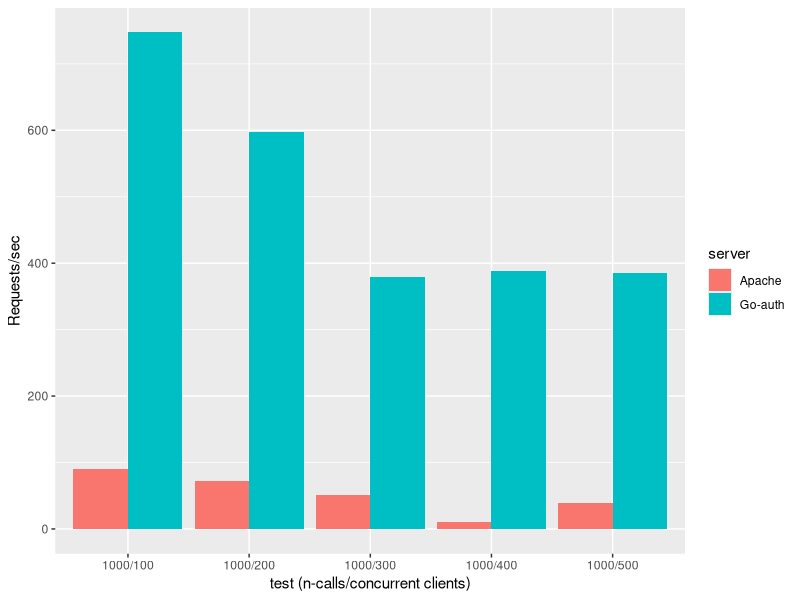
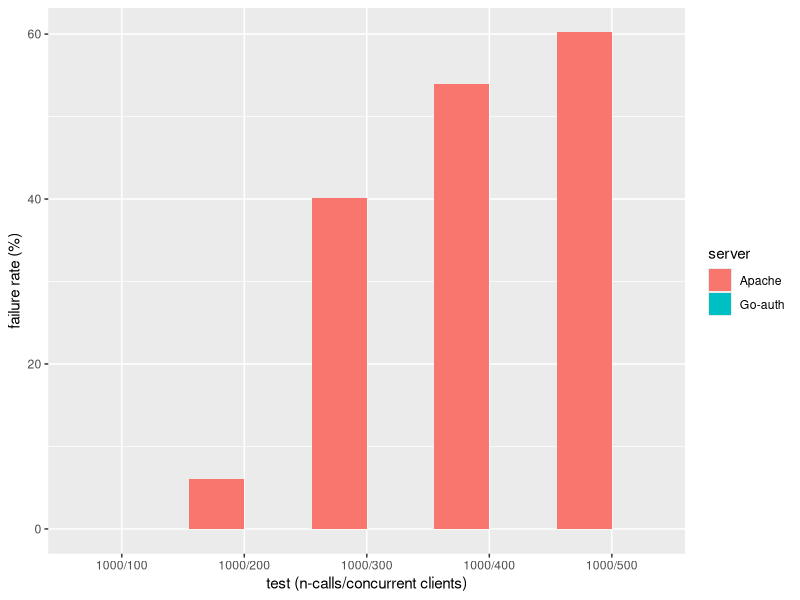

Write R code to recreate these figures, in order.
#!/usr/bin/env Rscript
# clean-up session parameters
rm(list=ls())

# load data
my.path <- paste0(getwd(), "/")
# example
# load.data <- read.csv(paste0(my.path, file.name), header=TRUE)

# set seed
set.seed(12345)

# load libraries
libs <- c("ggplot2")
for(i in 1:length(libs)) {
    pkg <- sprintf("%s", libs[i])
    print(sprintf("load %s", pkg))
    suppressMessages(library(pkg, character.only = TRUE))
}

df=read.csv("perf.csv", header=T)
ggplot(df, aes(x=test, y=rps, fill=server)) + geom_bar(position="dodge", stat="identity") + labs(x = "test (n-calls/concurrent clients)", y = "Requests/sec")
ggsave("perf-rps.pdf")
ggplot(df, aes(x=test, y=100*(failures/(failures+responses)), fill=server)) + geom_bar(position="dodge", stat="identity") + labs(x = "test (n-calls/concurrent clients)", y = "failure rate (%)")
ggsave("perf-failure.pdf")
